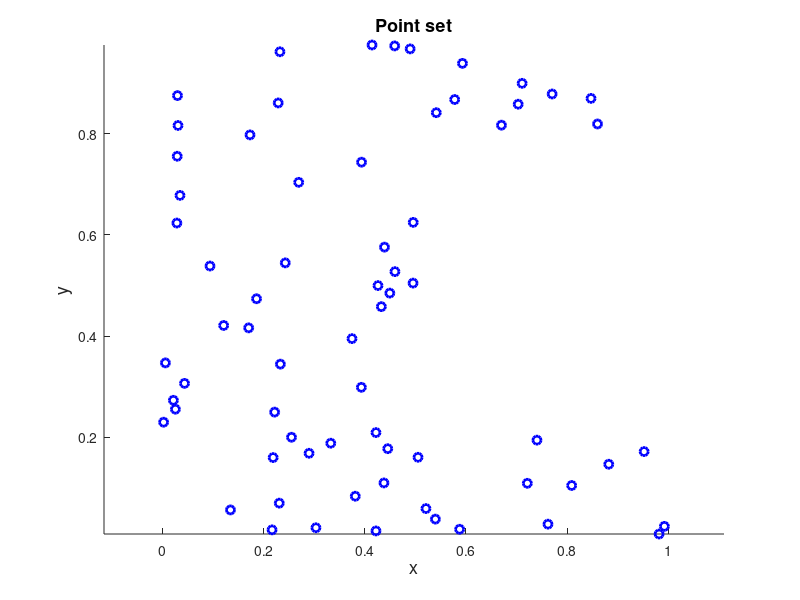

This chart was generated by the following MATLAB code: (Note: this script raises an error after producing the figure.)
%% Mesh generation from a 2D scattered point set with a cavity

%% Introduction
% In this example, a 2-dimensional random point set is given, which has an
% internal cavity. The idea for the concave mesh creation is to create
% initially the Delaunay triangulation of the point set and afterwards
% delete from the mesh the simplices with squared edge lengths larger than
% a specified value.

%% Initial data
% Set the random number generator.
rng(1);
%%
% Set the dimension of the problem.
d=2;
%% 
% Define the random point set.
points=rand(100,2);
%%
% Delete the points at the internal cavity.
points((points(:,1)>0.5 & points(:,2)>0.2 & points(:,2)<0.8),:)=[];
%%
% Plot the points defining the region the concave hull of which is to be
% extracted.
figure('Name','Point set','NumberTitle','off')
scatter(points(:,1),points(:,2),...
    'marker','o','MarkerEdgeColor',[0 0 1],'LineWidth',2)
xlabel('x','FontSize',13);
ylabel('y','FontSize',13);
title('Point set','FontSize',13)
axis equal

%% Processing
% Find the Delaunay triangulation of the point set.
DT=delaunay_nd(points);
%%
% Find the squared lengths of the edges of each simplex in the mesh.
edgelength=zeros(size(DT));
for i=1:size(DT,2)
    j=i+1;
    if j>size(DT,2)
        j=j-size(DT,2);
    end
    edgevec=points(DT(:,i),:)-points(DT(:,j),:);
    edgelength(:,i)=sum(edgevec.^2,2);
end
%%
% Find the simplices with squared edge lengths larger than $0.03$.
sim2del=any(edgelength>0.2,2);
%%
% Retain the remaining simplices.
DT2=DT(~sim2del,:);

%% Plots
% Plot the mesh of the point set with the cavity.
figure('Name','Mesh including cavity','NumberTitle','off')
patch('Faces',DT,'Vertices',points,...
    'FaceColor',[1 0.5 0],'EdgeColor',[0 0 1]);
xlabel('x','FontSize',13);
ylabel('y','FontSize',13);
title('Mesh including cavity','FontSize',13)

%%
% Plot the mesh of the point set without the cavity.
figure('Name','Mesh excluding cavity','NumberTitle','off')
patch('Faces',DT2,'Vertices',points,...
    'FaceColor',[1 0.5 0],'EdgeColor',[0 0 1]);
xlabel('x','FontSize',13);
ylabel('y','FontSize',13);
title('Mesh excluding cavity','FontSize',13)

%% Contact author
%
%  (c) 2024 by George Papazafeiropoulos
%  First Lieutenant, Infrastructure Engineer, Hellenic Air Force
%  Civil Engineer, M.Sc., Ph.D. candidate, NTUA
%
% Email: gpapazafeiropoulos@yahoo.gr
%
% Website: http://users.ntua.gr/gpapazaf/
%

